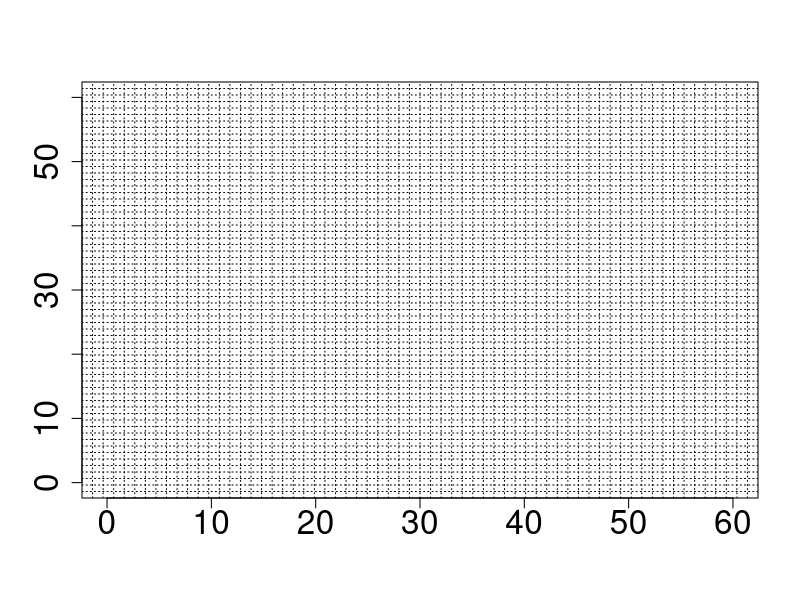

Recreate this plot in R.
## ---- chunk 1

png(file = "grafico.png",width = 1480, height = 1480)
plot(1, type="n", xlab="", ylab="", xlim=c(0, 60), ylim=c(0, 60),cex.axis=2)
grid(64,col=1)
dev.off()

